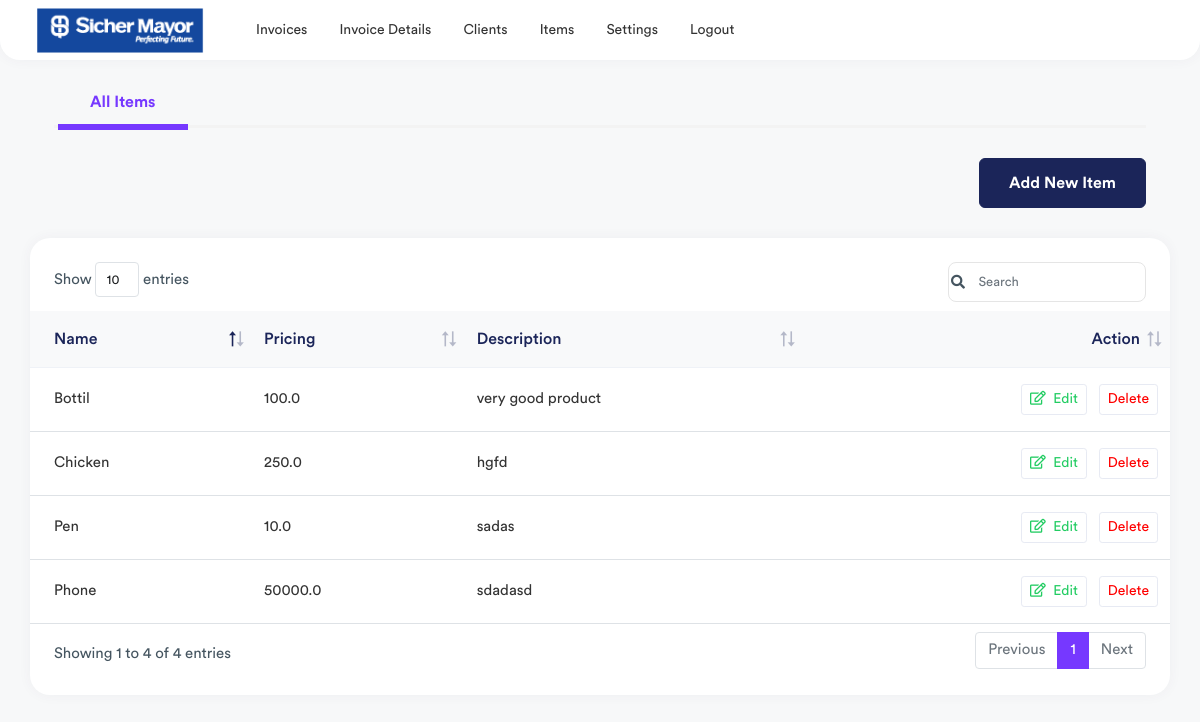
The app's page /items (signed in), older data.
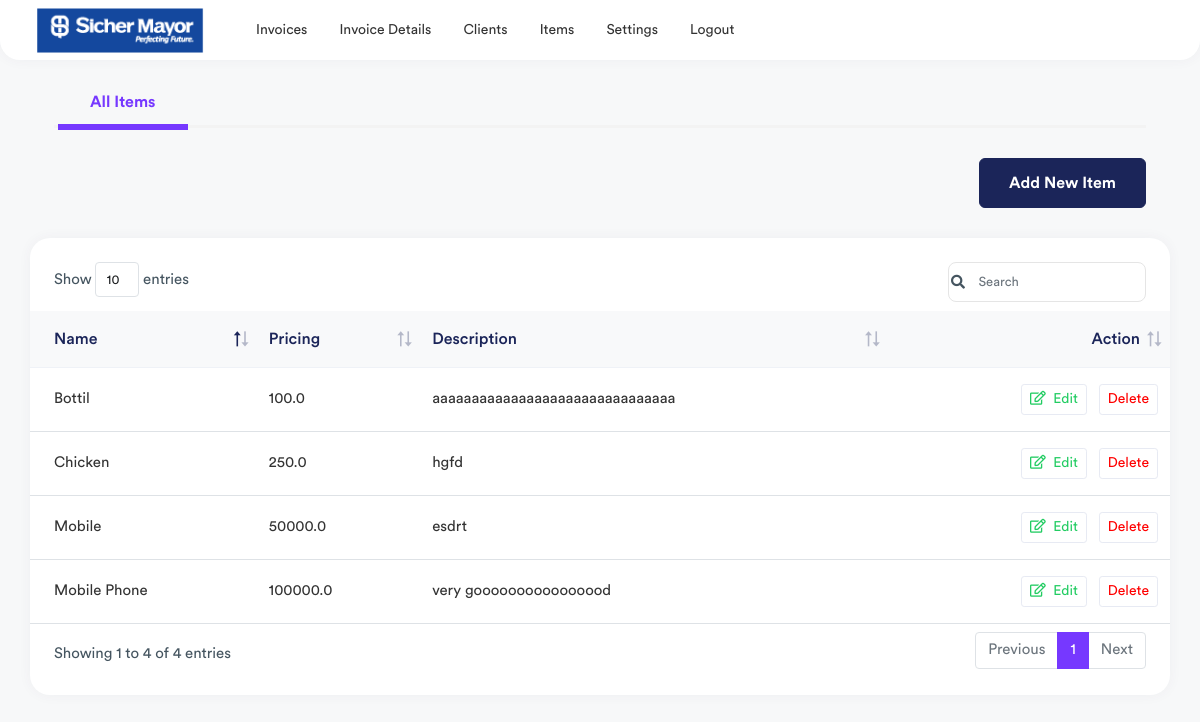
The same page, newer data.
### invoice/models.py (models this page shows, shortened)
class Items(models.Model):
    description = models.CharField(max_length=50,null=True)
    rate = models.FloatField(default=0,null=True)
    aditional_details = models.CharField(max_length=500,null=True)
    is_taxable = models.BooleanField(default=True)
    is_active = models.BooleanField(default=True)
    class Meta:
        verbose_name_plural = ("Items")

### invoice/views.py (the view, shortened to what this page needs)
# urls.py: path('items',views.items, name='items'),
@login_required(login_url="/login-page/")
def items(request):
    all_items = Items.objects.filter(is_active = True)
    context = {
        "all_items":all_items,
    }
    return render(request,'items.html',context)

### templates/items.html (shortened to what this page needs)
{% extends 'base.html' %}
{% load static %}
{% block content %}
<div class="page-wrapper">
    <div class="content container-fluid">
        <div class="card invoices-tabs-card">
            <div class="card-body card-body pt-0 pb-0">
                <div class="invoices-items-main-tabs">
                    <div class="row align-items-center">
                        <div class="col-lg-12 col-md-12">
                            <div class="invoices-items-tabs">
                                <ul>
                                    <li><a href="invoice-items.html" class="active">All Items</a></li>
                                </ul>
                            </div>
                        </div>
                    </div>
                </div>
            </div>
        </div>
        <div class="card invoices-tabs-card">
            <div class="card-body card-body pt-0 pb-0">
                <div class="invoices-main-tabs border-0 pb-0">
                    <div class="row align-items-center">
                        <div class="col-lg-12 col-md-12">
                            <div class="invoices-settings-btn invoices-settings-btn-one">
                                <a href="#" class="btn" data-bs-toggle="modal" data-bs-target="#add_items">
                                     Add New Item
                                </a>
                            </div>
                        </div>
                    </div>
                </div>
            </div>
        </div>
        <div class="row">
            <div class="col-sm-12">
                <div class="card card-table">
                    <div class="card-body">
                        <div class="table-responsive">
                            <table class="table table-stripped table-hover datatable">
                                <thead class="thead-light">
                                    <tr>
                                        <th>Name</th>
                                        <th>Pricing</th>
                                        <th>Description</th>
                                        <th class="text-end">Action</th>
                                    </tr>
                                </thead>
                                <tbody>
                                    {% for items in  all_items %}
                                    <tr>
                                        <td>
                                           {{items.description}}
                                        </td>
                                        <td class="text-text">{{items.rate}}</td>
                                        <td class="items-text">{{items.aditional_details}}</td>
                                        <td class="text-end">
                                            <a href="{% url 'invoice:edit_items' items.id %}"
                                                class="btn btn-sm btn-white text-success me-2"><i
                                                    class="far fa-edit me-1"></i> Edit</a>
                                            <a class="btn btn-sm btn-white text-danger" onclick="deleteItem({{items.id}})" ></i>Delete</a>
                                        </td>
                                    </tr>
                                    {% endfor %}
                                </tbody>
                            </table>
                        </div>
                    </div>
                </div>
            </div>
        </div>
    </div>
</div>
{% endblock %}

Row changes from the older to the newer data that the page shows:
removed Items: description "Pen", rate "10.0", aditional_details "sadas"
removed Items: description "Phone", rate "50000.0", aditional_details "sdadasd"
changed Items "Bottil": aditional_details "very good product" → "aaaaaaaaaaaaaaaaaaaaaaaaaaaaaaa"
added Items: description "Mobile", rate "50000.0", aditional_details "esdrt"
added Items: description "Mobile Phone", rate "100000.0", aditional_details "very goooooooooooooood"
